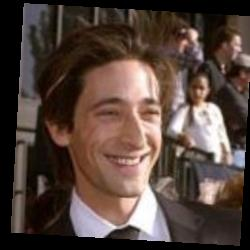
#> input picture dataset/test/test_1.jpg, 250 x 250 px, given as the content of the folder dataset/train, which was not available
$ python cv-proj.py
#> lines starting #> are read from the running program, lines starting #| are printed output that depends on the picture; pictures that were not available may be replaced by others from this repository, and a replacement may not be noted
import cv2
import os
import math
import numpy as np

def get_path_list(root_path):
    train_names = []

    for name in os.listdir(root_path):
        train_names.append(name)

    return train_names

def get_class_names(root_path, train_names):
    image_path_list = []
    image_classes_list = []

    for class_id, name in enumerate(os.listdir(root_path)):
        image_class_path = root_path + '/' + name

        for image in os.listdir(image_class_path):
            image_path_list.append(root_path + '/' + name + '/' + image)
            image_classes_list.append(class_id)

    return image_path_list, image_classes_list

def get_train_images_data(image_path_list):
    train_image_list = []

    for imagepath in image_path_list:
        train_image_list.append(cv2.imread(imagepath))

    return train_image_list

def detect_faces_and_filter(image_list, image_classes_list=None):
    train_face_grays = []
    test_faces_rects = []
    filtered_classes_list = []

    face_cascade = cv2.CascadeClassifier('haarcascade_frontalface_default.xml')

    for i, image in enumerate(image_list):
        temp = cv2.cvtColor(image, cv2.COLOR_BGR2GRAY)
        detected_faces = face_cascade.detectMultiScale(temp, scaleFactor=1.2, minNeighbors=5)

        if (len(detected_faces) != 1) :
            continue

        for face in detected_faces:
            x, y, w, h = face

            face_gray_rect = temp[y:y+h , x:x+w]
            train_face_grays.append(face_gray_rect)

            test_faces_rects.append(face)

            if image_classes_list is not None:

                filtered_classes_list.append(image_classes_list[i])

            else:
                filtered_classes_list.append([''])


    return train_face_grays, test_faces_rects, filtered_classes_list

def train(train_face_grays, image_classes_list):
    face_detect_object = cv2.face.LBPHFaceRecognizer_create()

    face_detect_object.train(train_face_grays, np.array(image_classes_list))

    return face_detect_object

def get_test_images_data(test_root_path, image_path_list):
    test_image_list = []

    for image in os.listdir(test_root_path):

        test_image_list.append(cv2.imread(test_root_path+'/'+image))

    return test_image_list

def predict(classifier, test_faces_gray):
    result_list = []

    for image in test_faces_gray:
        result, _ = classifier.predict(image)

        result_list.append(result)

    return result_list


def draw_prediction_results(predict_results, test_image_list, test_faces_rects, train_names):
    drawn_list = []

    for i,face in enumerate(test_faces_rects):

        x, y, w, h = face

        cv2.rectangle(test_image_list[i], (x,y), (x+w,y+h), (0,255,0), 2)

        newimg = cv2.putText(test_image_list[i], train_names[predict_results[i]], (x,y-10), 1, 1, (0,255,0))

        drawn_list.append(newimg)

    return drawn_list


def combine_results(predicted_test_image_list):
    images = predicted_test_image_list

    final_image_result = images[0]

    for i in range(1, len(images)):
        final_image_result = np.hstack((final_image_result, images[i]))

    return final_image_result

def show_result(image):
    cv2.imshow("results",image)
    cv2.waitKey(0)

if __name__ == "__main__":

    train_root_path = "dataset/train"

    train_names = get_path_list(train_root_path)
    image_path_list, image_classes_list = get_class_names(train_root_path, train_names)
    train_image_list = get_train_images_data(image_path_list)
#> train_image_list = 1 item
    train_face_grays, _, filtered_classes_list = detect_faces_and_filter(train_image_list, image_classes_list)
#> the loop in detect_faces_and_filter, `for i, image in enumerate(image_list):` made 1 pass
#> detected_faces on pass 1: [[79, 71, 105, 105]]
#> pass 1, in detect_faces_and_filter, `temp = cv2.cvtColor(image, cv2.COLOR_BGR2GRAY)`:
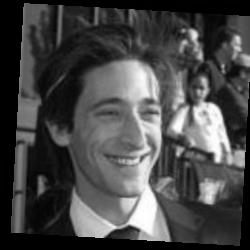
#> temp: shape (250, 250); min 0, max 255, mean 72.1
#> after the loop in detect_faces_and_filter, `for i, image in enumerate(image_list):`: filtered_classes_list = [0]; test_faces_rects = [[79, 71, 105, 105]]; train_face_grays = 1 item
#> train_face_grays = 1 item; filtered_classes_list = [0]
    classifier = train(train_face_grays, filtered_classes_list)

    test_root_path = "dataset/test"

    test_names = get_path_list(test_root_path)
    test_image_list = get_test_images_data(test_root_path, test_names)
    test_faces_gray, test_faces_rects, _ = detect_faces_and_filter(test_image_list)
#> after the loop in detect_faces_and_filter (call 2), `for i, image in enumerate(image_list):`:
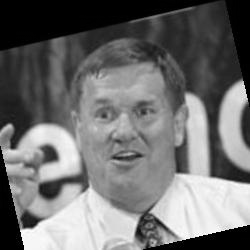
#> temp: shape (250, 250); min 0, max 255, mean 111.3
    predict_results = predict(classifier, test_faces_gray)
    predicted_test_image_list = draw_prediction_results(predict_results, test_image_list, test_faces_rects, train_names)
#> the loop in draw_prediction_results, `for i,face in enumerate(test_faces_rects): ` made 4 passes
#> pass 2, in draw_prediction_results, `newimg = cv2.putText(test_image_list[i], train_names[predict_results[i..`:
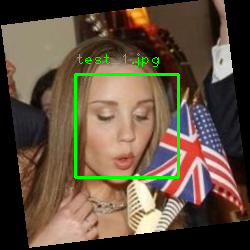
#> newimg: shape (250, 250, 3); mean B, G, R 63.1, 81, 97.8
#> pass 3, in draw_prediction_results, `newimg = cv2.putText(test_image_list[i], train_names[predict_results[i..`:
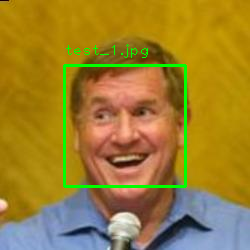
#> newimg: shape (250, 250, 3); mean B, G, R 46.9, 128.3, 156.8
    final_image_result = combine_results(predicted_test_image_list)
#> the loop in combine_results, `for i in range(1, len(images)):` made 3 passes
#> pass 1, in combine_results, `final_image_result = np.hstack((final_image_result, images[i]))`:
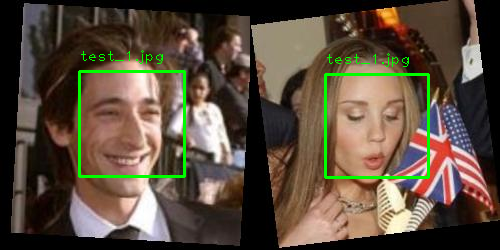
#> final_image_result: shape (250, 500, 3); mean B, G, R 60.9, 76.3, 90.1
#> pass 2, in combine_results, `final_image_result = np.hstack((final_image_result, images[i]))`:
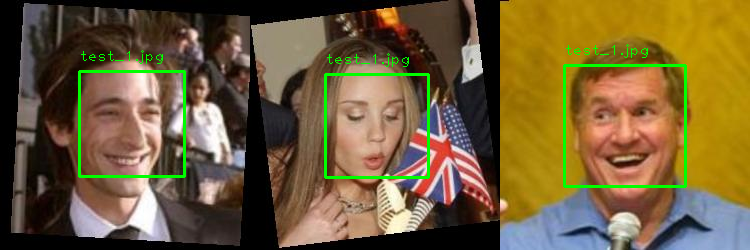
#> final_image_result: shape (250, 750, 3); mean B, G, R 56.2, 93.7, 112.3
#> pass 3, in combine_results, `final_image_result = np.hstack((final_image_result, images[i]))`:
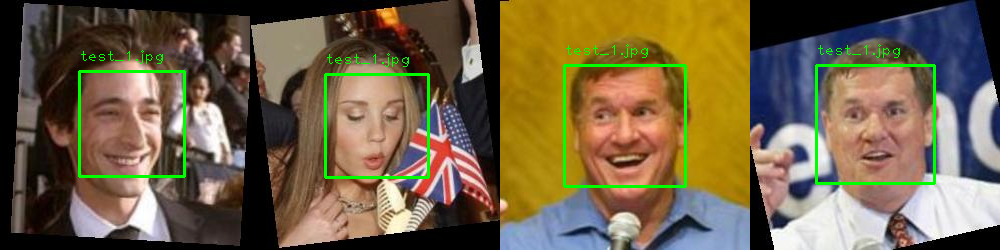
#> final_image_result: shape (250, 1000, 3); mean B, G, R 70.4, 98.1, 112.5
    show_result(final_image_result)
